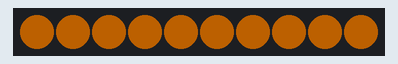
A program run on a simulated CircuitPython board. Shown: 10 RGB LEDs in strip order, left to right. Dim RGB values are drawn brighter than linear.

Above: at 0.65 s.
At 1.05 s:
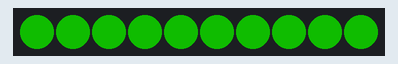
At 1.56 s:
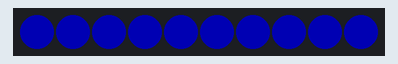
At 2.06 s:
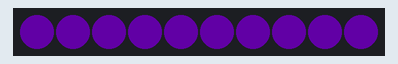
At 2.46 s:
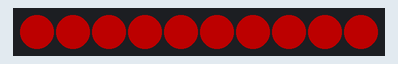

The program:

jj-fading-class-1.py
```python
# (licence header left out)
import board
import neopixel
import time

rgb = neopixel.NeoPixel(
    board.NEOPIXEL,  # pyright: ignore [reportGeneralTypeIssues]
    10,
    brightness=1.0,
    auto_write=False,
)


class LoopFader:
    def __init__(self, palette) -> None:
        self.palette = palette
        self.index = 0

    @property
    def color(self):
        color = self.palette[self.index]
        self.index += 1
        if self.index > len(self.palette) - 1:
            self.index = 0
        return color


pride = (
    4980736,
    4980736,
    4981248,
    4982272,
    4984064,
    4986880,
    4990720,
    4996096,
    3951616,
    1592320,
    412672,
    19456,
    13312,
    5126,
    1048,
    60,
    76,
    65612,
    327756,
    852044,
    1507367,
    2359309,
    3538946,
    4980736,
)

fader = LoopFader(pride)

while True:
    rgb.fill(fader.color)
    rgb.show()
    time.sleep(0.1)
```

Measured:
- by itself, everything shown: repeats every 2.4 s, in 22 steps
